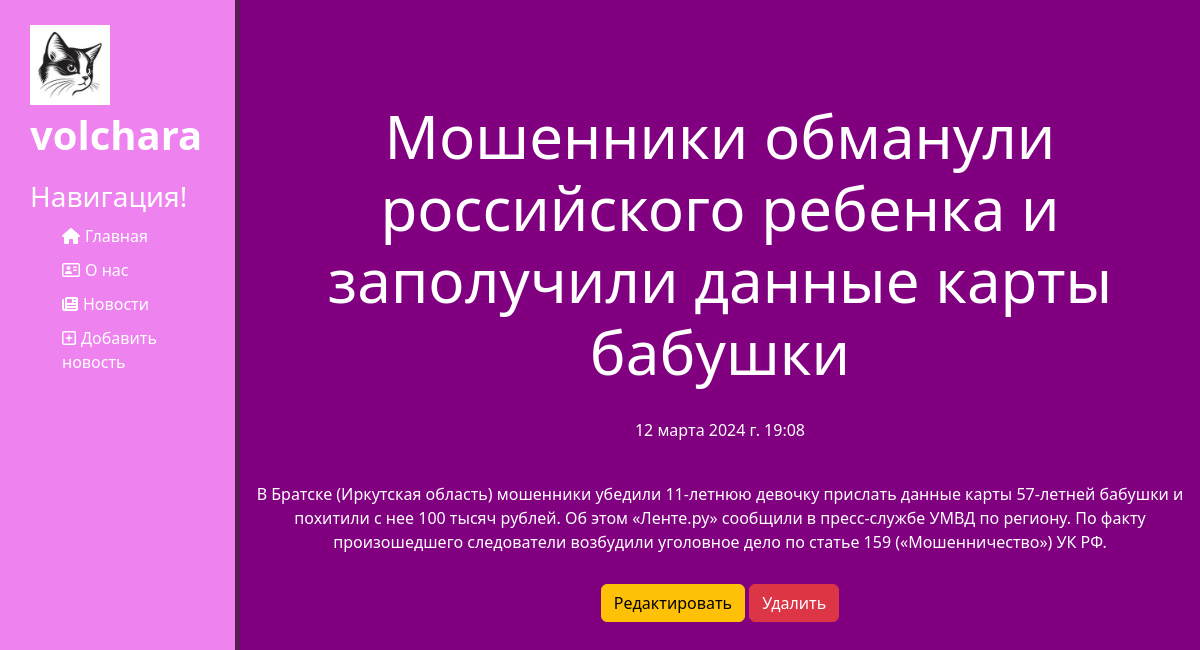
Page /news/20/ on the committed database.
### news/models.py (models this page shows, shortened)
class Articles(models.Model):
    title = models.CharField('Название', max_length=100)
    announce = models.CharField('Анонс', max_length=250)
    text = models.TextField('Содержание')
    date_time = models.DateTimeField('Дата публикации')
    class Meta:
        verbose_name = 'News'
        verbose_name_plural = 'News'

### news/views.py (the view)
# urls.py: path('<int:pk>/', views.NewsDetailView.as_view(), name='news_detail'),
class NewsDetailView(DetailView):
    model = Articles
    template_name = 'news/details_view.html'
    context_object_name = 'article'

### news/templates/news/details_view.html (shortened to what this page needs)
{% extends 'main/layout.html' %}
{% block body %}
    <div class="features">
        <h1>{{ article.title }}</h1>
        <p>{{ article.date_time }}</p>
        <p>{{ article.text }}</p>
        <a class="btn btn-warning" href="{% url 'news_update' article.id %}">Редактировать</a>
        <a class="btn btn-danger" href="{% url 'news_delete' article.id %}">Удалить</a>
    </div>
{% endblock %}

### main/static/main/css/main.css (style rules this page uses)
body { background-color: #800080; color: #fff; }
.features p { margin: 10px; padding: 10px; }
main .features { float: left; color: #fff; margin-top: 100px; text-align: center; width: 80%; }
main .features h1 { font-size: 60px; }
main .features p { margin: 20px auto; }
a { text-decoration: none; }

### rows in the picture
Articles: title "Мошенники обманули российского ребенка и заполучили данные карты бабушки", date_time "12 марта 2024 г. 19:08", text "В Братске (Иркутская область) мошенники убедили 11-летнюю девочку прислать данные карты 57-летней бабушки и похитили с нее 100 тысяч рублей. Об этом «Ленте.ру» сообщили в пресс-службе УМВД по региону. По факту произошедшего следователи возбудили уголовное дело по статье 159 («Мошенничество») УК РФ."
